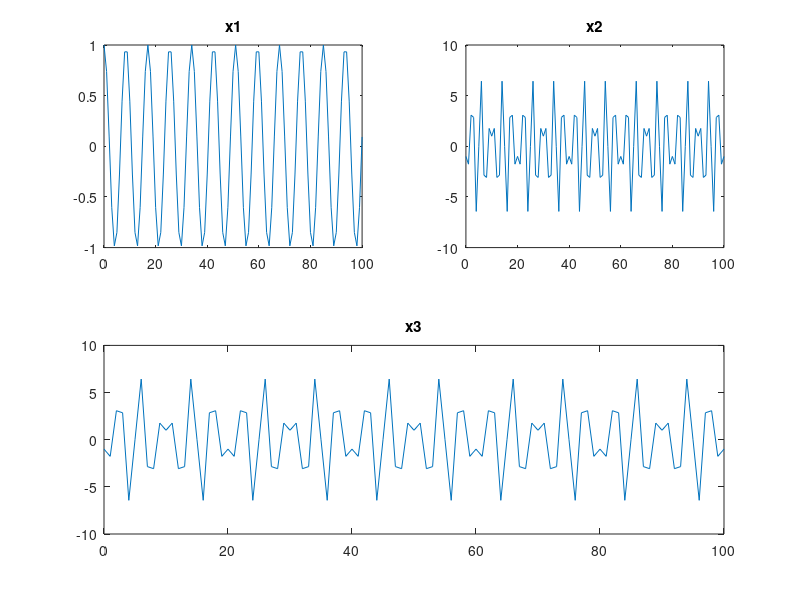

This chart was generated by the following MATLAB code:
clear all;

n = 0:1:100;

x1 = cos( 4 * pi * n./ 17);
x2 = 3 * cos( 1.3 * pi * n) - 4*sin(0.5 * pi * n + 0.5 * pi);
x3 = 5 * cos( 1.5 * pi * n + 0.75 * pi) + 4 * cos( 0.6 * pi * n) - sin( 0.5 * pi * n);

subplot(2,2,1)
plot( n, x1),title("x1");

subplot(2,2,2)
plot( n, x2),title("x2");

subplot(2, 1, 2)
plot( n, x2),title("x3");
